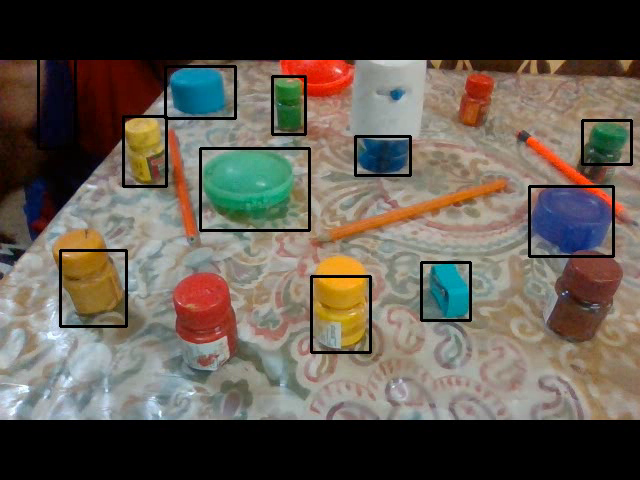
#> input picture frame 14 of all.avi, 640 x 480 px, given in place of the camera
$ python all.py
#> lines starting #> are read from the running program, lines starting #| are printed output that depends on the picture; after the words box and inside, x2 and y2 are one past the last pixel; in counts of white or black regions, pixels touching at a corner belong together
# -*- coding: utf-8 -*-
"""
Created on Mon Apr  6 14:31:38 2020

@author: krati
"""

import numpy as np
import cv2

cap = cv2.VideoCapture(0)
cod = cv2.VideoWriter_fourcc(*'XVID')
out = cv2.VideoWriter('all.avi',cod,20.0,(640,480))

while(True):
    ret, img = cap.read()
#> img is the input picture: shape (480, 640, 3); mean B, G, R 78.3, 87.5, 95.3
    hsv=cv2.cvtColor(img, cv2.COLOR_BGR2HSV)
#> hsv: shape (480, 640, 3); mean H, S, V 31.9, 71.3, 102.4


    lower_yellow = np.array([20,100,100])
    upper_yellow = np.array([30,255,255])
    mask1 = cv2.inRange(hsv , lower_yellow , upper_yellow)
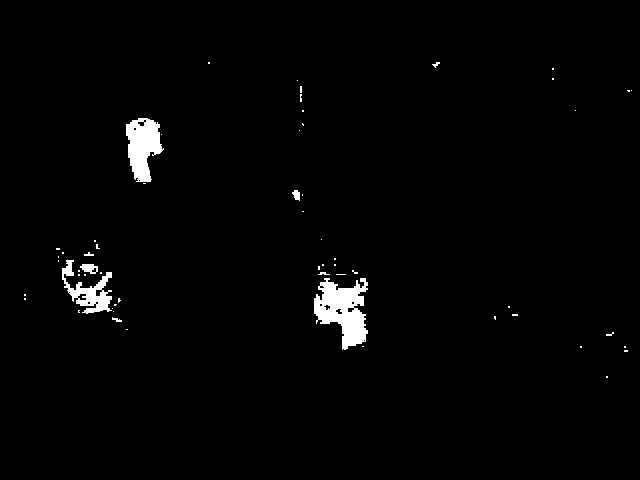
#> mask1: shape (480, 640); 1.8% white; 59 white regions (50 under 20 px), largest, box (x1, y1, x2, y2) and area: (314, 278, 368, 350) 2264, (126, 118, 164, 182) 1559, (62, 260, 112, 314) 1032

    blue1=np.array([94,80,2])
    blue2=np.array([126,255,255])
    mask2 = cv2.inRange(hsv , blue1 , blue2)
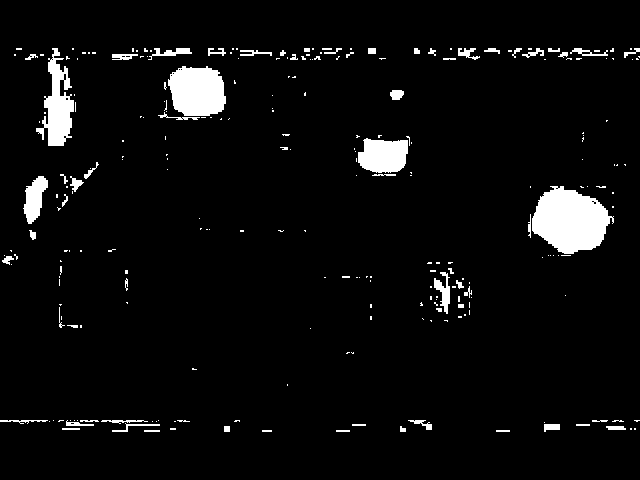
#> mask2: shape (480, 640); 4.7% white; 255 white regions (190 under 20 px), largest, box (x1, y1, x2, y2) and area: (532, 186, 614, 254) 3809, (168, 66, 226, 116) 2368, (36, 48, 74, 146) 1804

    lower_green = np.array([28,52,72])
    upper_green = np.array([87,255,255])
    mask3 = cv2.inRange(hsv , lower_green , upper_green)
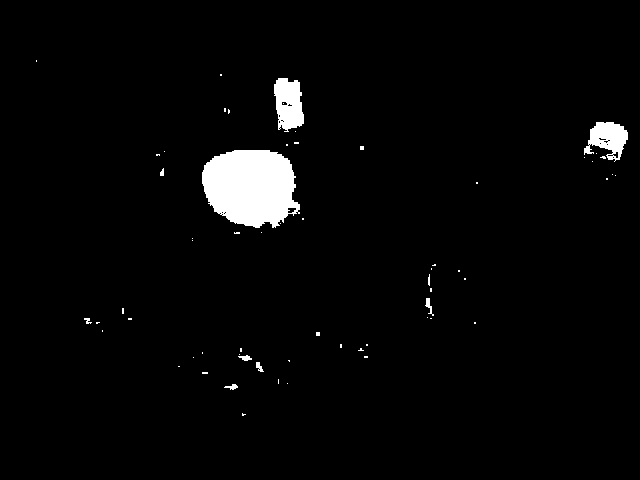
#> mask3: shape (480, 640); 2.8% white; 62 white regions (52 under 20 px), largest, box (x1, y1, x2, y2) and area: (202, 150, 300, 228) 5939, (274, 78, 304, 132) 1210, (584, 122, 628, 162) 1015

    lower_orange = np.array([0,0,255])
    upper_orange = np.array([97,105,255])
    mask4 = cv2.inRange(hsv , lower_orange , upper_orange)
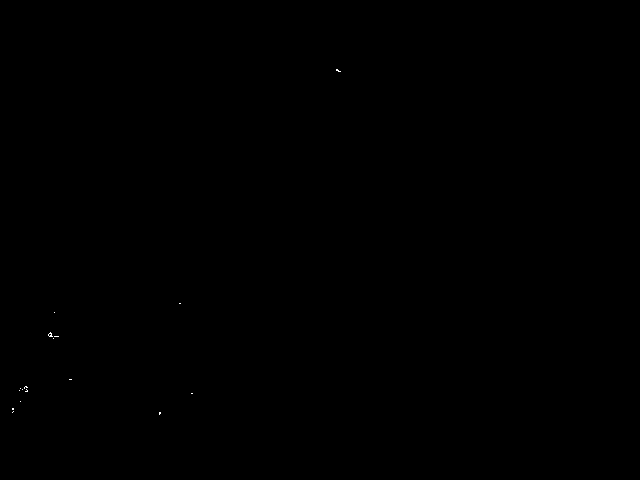
#> mask4: shape (480, 640); 0.02% white in thin lines or dots, all inside (x1, y1, x2, y2) = (12, 69, 341, 415)


    mask= 0
    mask=mask1+mask2+mask3+mask4
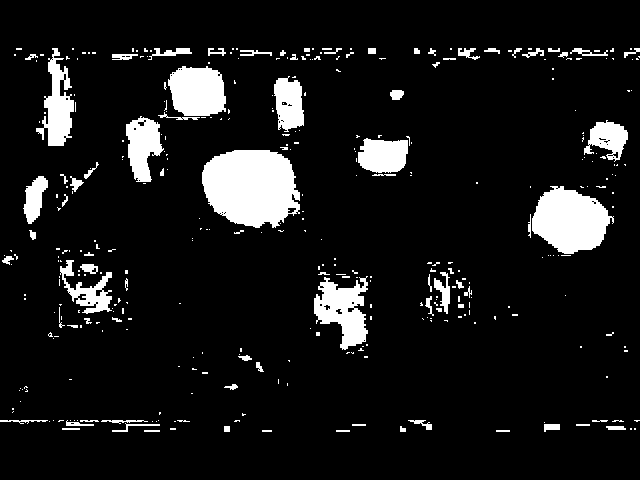
#> mask: shape (480, 640); min 0, max 255, mean 23.8


    blur=cv2.GaussianBlur(mask,(5,5),-1)
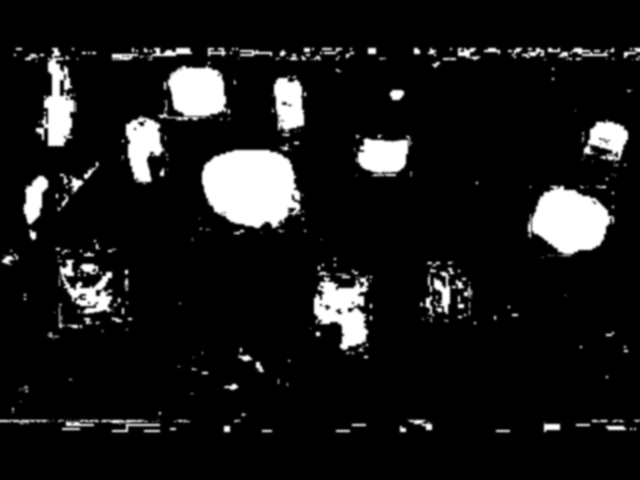
#> blur: shape (480, 640); min 0, max 255, mean 23.8


    contours, hierarchy = cv2.findContours(blur,cv2.RETR_TREE,cv2.CHAIN_APPROX_NONE)
#> contours = 117 contours, 23 with area under 20; largest, box (x1, y1, x2, y2) and area: (200, 142, 306, 236) 6988, (120, 60, 232, 186) 5428, (526, 184, 616, 258) 4603, (312, 262, 374, 356) 3534, (52, 246, 123, 330) 2996

    for cnt in contours:
        area=0
        area=cv2.contourArea(cnt)
        if area>1000:
            x,y,m,h=cv2.boundingRect(cnt)
            img= cv2.rectangle(img,(x,y),(x+m,y+h),(0,0,0),2)
#> this loop made 117 passes
#> (area, x, y, m, h) on passes 12, 51, 53, 64, 75, 86, 88, 89, 97, 100, 106, 113: (1409, 0, 418, 162, 16), (3533.5, 312, 262, 62, 94), (2003.5, 418, 260, 56, 64), (2996, 52, 246, 71, 84), (4603, 526, 184, 90, 74), (6988, 200, 142, 106, 94), (1994, 352, 133, 62, 45), (1675.5, 580, 118, 50, 50), (1758, 270, 74, 38, 64), (5427.5, 120, 60, 112, 126), (1135, 506, 46, 110, 16), (1337.5, 206, 46, 150, 16)
#> area on passes 1 to 6: 85, 65, 45, 73.5, 172, 190
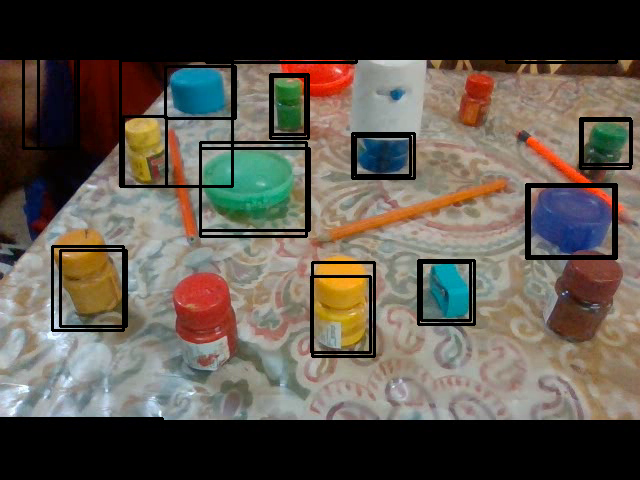
#> img: shape (480, 640, 3); 3.16% of pixels changed, all inside (x1, y1, x2, y2) = (0, 48, 632, 432)


    cv2.imshow("frame",img)
    out.write(img)

    if cv2.waitKey(1) & 0xFF == ord('q'):
#> (key q is pressed here)
      break
cap.release()
out.release()
cv2.destroyAllWindows()

$ run again, starting later in the video
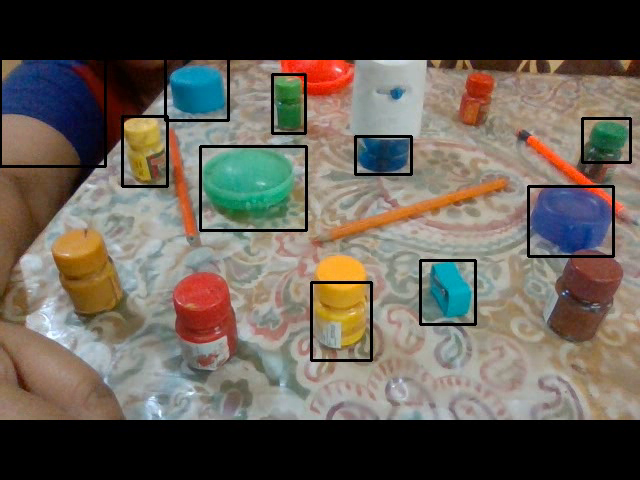
#> input picture frame 64 of all.avi, 640 x 480 px, given in place of the camera
#> img is the input picture: shape (480, 640, 3); mean B, G, R 83.4, 92.2, 99.5
#> hsv: shape (480, 640, 3); mean H, S, V 31.7, 68, 107.7
#> `mask1 = cv2.inRange(hsv , lower_yellow , upper_yellow)`:
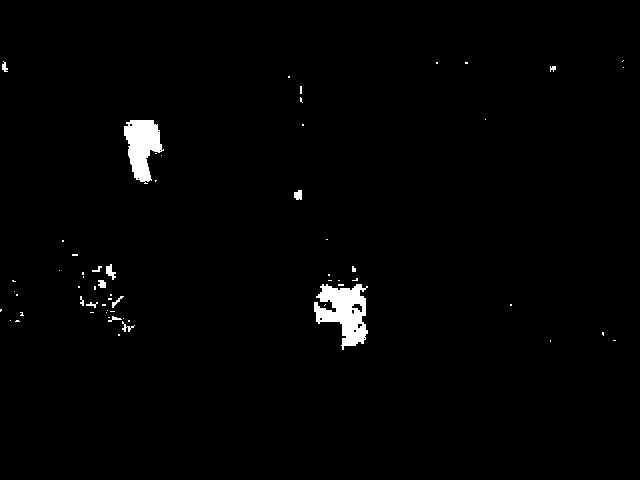
#> mask1: shape (480, 640); 1.4% white; 62 white regions (48 under 20 px), largest, box (x1, y1, x2, y2) and area: (314, 284, 368, 350) 2034, (124, 120, 164, 184) 1553, (106, 264, 116, 280) 84
#> mask2: shape (480, 640); 5.8% white; 272 white regions (206 under 20 px), largest, box (x1, y1, x2, y2) and area: (0, 59, 102, 172) 6015, (532, 186, 610, 254) 3882, (166, 66, 226, 116) 2404
#> mask3: shape (480, 640); 2.8% white; 51 white regions (42 under 20 px), largest, box (x1, y1, x2, y2) and area: (202, 148, 304, 226) 5910, (274, 76, 304, 130) 1260, (584, 120, 628, 160) 1064
#> mask4: shape (480, 640); 0.02% white in thin lines or dots, all inside (x1, y1, x2, y2) = (46, 69, 354, 416)
#> contours = 109 contours, 31 with area under 20; largest, box (x1, y1, x2, y2) and area: (0, 46, 108, 174) 8056, (197, 143, 306, 228) 6816, (119, 46, 232, 186) 6074, (525, 184, 616, 258) 4700, (308, 272, 374, 358) 3112
#> the loop `for cnt in contours:` made 109 passes
#> (area, x, y, m, h) on passes 16, 43, 49, 70, 77, 80, 82, 86: (1040, 92, 409, 102, 25), (3112.5, 308, 272, 66, 86), (2335.5, 418, 258, 56, 66), (4699.5, 525, 184, 91, 74), (6815.5, 197, 143, 109, 85), (2076, 352, 133, 63, 45), (1630, 582, 116, 48, 50), (1791, 270, 72, 38, 65)
#> after the loop `for cnt in contours:`:
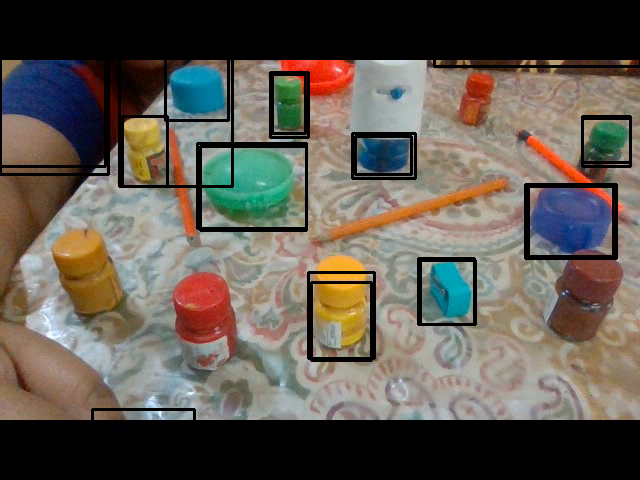
#> img: shape (480, 640, 3); 2.67% of pixels changed, all inside (x1, y1, x2, y2) = (0, 48, 640, 432)

$ run again, starting later in the video
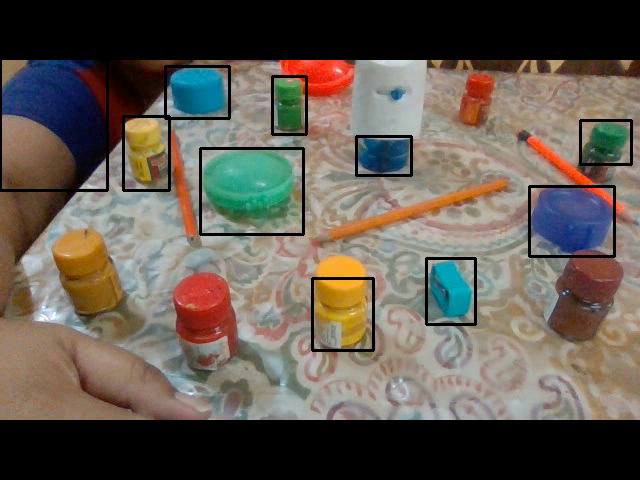
#> input picture frame 114 of all.avi, 640 x 480 px, given in place of the camera
#> img is the input picture: shape (480, 640, 3); mean B, G, R 81.2, 90.5, 98.7
#> hsv: shape (480, 640, 3); mean H, S, V 29.9, 70.3, 106.5
#> `mask1 = cv2.inRange(hsv , lower_yellow , upper_yellow)`:
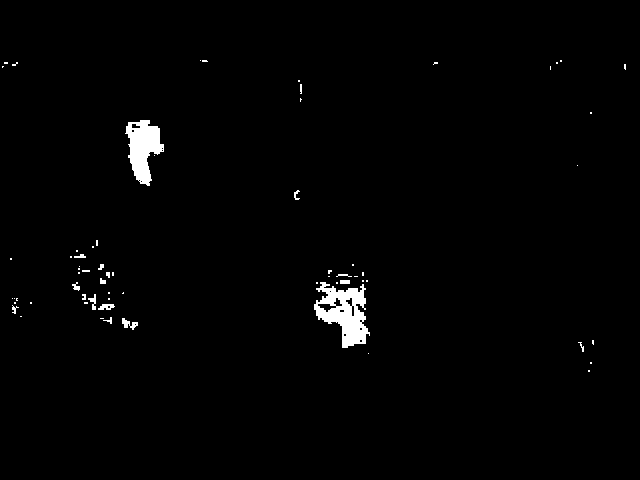
#> mask1: shape (480, 640); 1.4% white; 67 white regions (50 under 20 px), largest, box (x1, y1, x2, y2) and area: (314, 282, 370, 348) 1942, (125, 120, 164, 186) 1473, (122, 318, 138, 330) 91
#> mask2: shape (480, 640); 6% white; 270 white regions (211 under 20 px), largest, box (x1, y1, x2, y2) and area: (0, 58, 106, 174) 6480, (532, 186, 612, 254) 3884, (166, 66, 226, 116) 2413
#> mask3: shape (480, 640); 2.8% white; 47 white regions (38 under 20 px), largest, box (x1, y1, x2, y2) and area: (202, 150, 298, 226) 5780, (274, 78, 304, 132) 1257, (582, 122, 629, 162) 1110
#> mask4: shape (480, 640); 0.01% white in thin lines or dots, all inside (x1, y1, x2, y2) = (42, 69, 354, 394)
#> contours = 109 contours, 18 with area under 20; largest, box (x1, y1, x2, y2) and area: (0, 46, 124, 176) 8408, (198, 145, 306, 228) 6583, (526, 184, 617, 260) 4746, (311, 268, 376, 360) 3523, (156, 58, 232, 129) 3316
#> the loop `for cnt in contours:` made 109 passes
#> (area, x, y, m, h) on passes 9, 35, 42, 66, 74, 76, 77, 81: (1434.5, 0, 418, 162, 16), (3523, 311, 268, 65, 92), (2198, 418, 258, 60, 70), (4745.5, 526, 184, 91, 76), (6583, 198, 145, 108, 83), (1997, 354, 133, 60, 45), (1707, 575, 120, 56, 48), (2168.5, 120, 118, 52, 76)
#> after the loop `for cnt in contours:`:
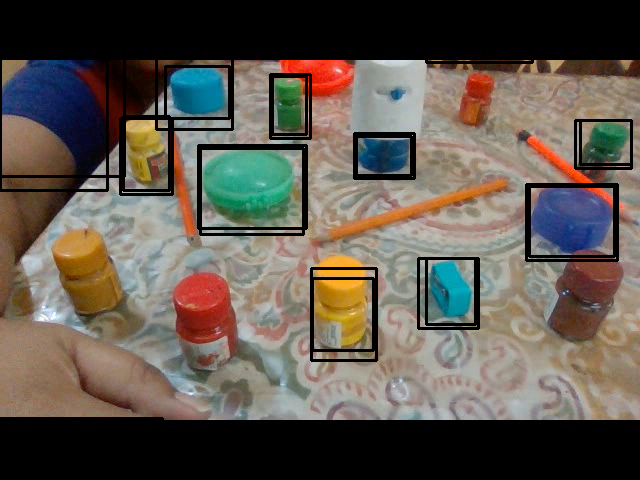
#> img: shape (480, 640, 3); 2.84% of pixels changed, all inside (x1, y1, x2, y2) = (0, 48, 633, 432)
